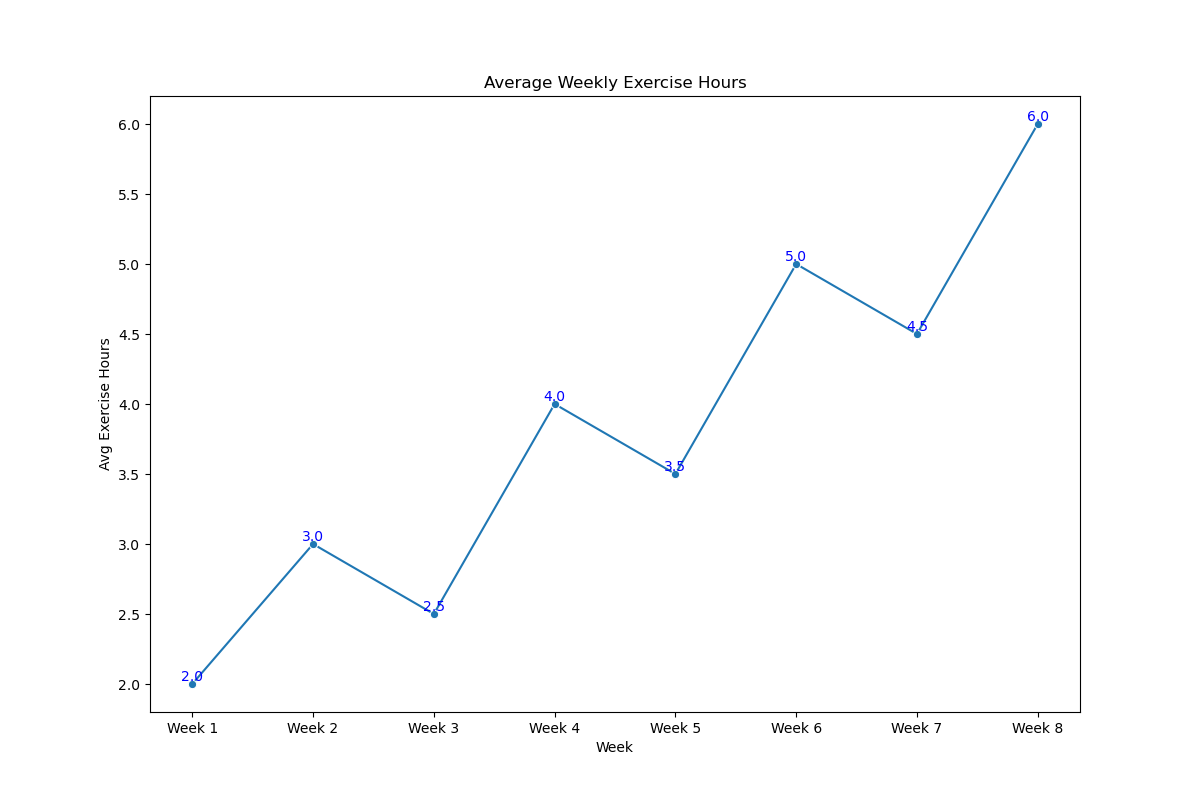

Here is the Python script that generated this plot:

import pandas as pd
import seaborn as sns
import matplotlib.pyplot as plt

# Creating the dataset
data = {
    'Week': ['Week 1', 'Week 2', 'Week 3', 'Week 4', 'Week 5', 'Week 6', 'Week 7', 'Week 8'],
    'AverageExerciseHours': [2, 3, 2.5, 4, 3.5, 5, 4.5, 6]
}

# Convert the data into a DataFrame
df = pd.DataFrame(data)

# Initialize the matplotlib figure
plt.figure(figsize=(12, 8))

# Plotting the line chart with a Seaborn palette
line_chart = sns.lineplot(x='Week', y='AverageExerciseHours', data=df, 
                          color='#1f77b4', marker='o')

# Annotate each point with its value
for x, y in zip(df['Week'], df['AverageExerciseHours']):
    plt.text(x=x, y=y, s=y, color='blue', va='bottom', ha='center')

# Set the title of the graph
plt.title('Average Weekly Exercise Hours')

# Adjust the labels and the legend
plt.xlabel('Week')
plt.ylabel('Avg Exercise Hours')

# Show the final result
plt.show()
